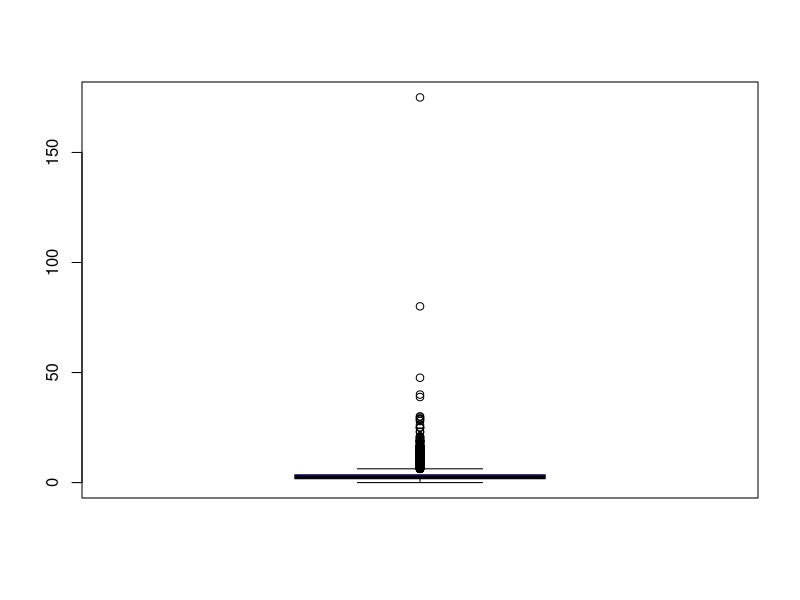
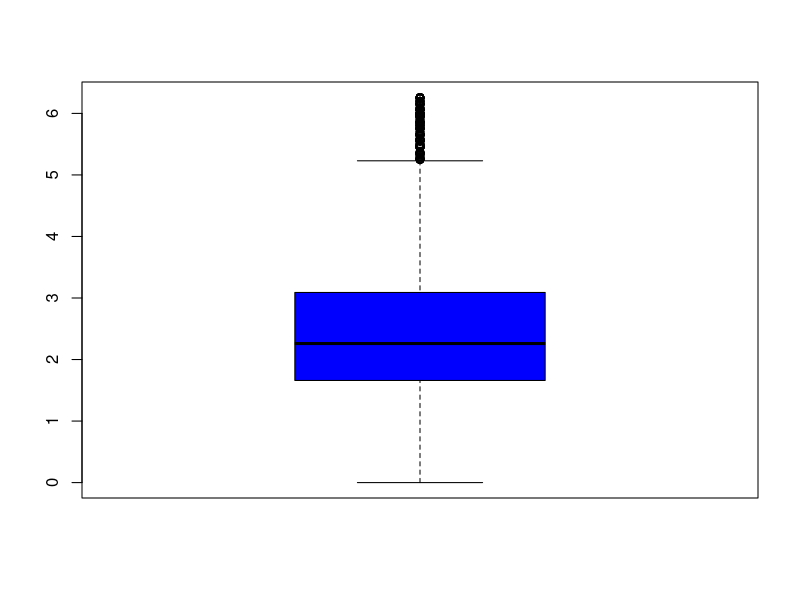
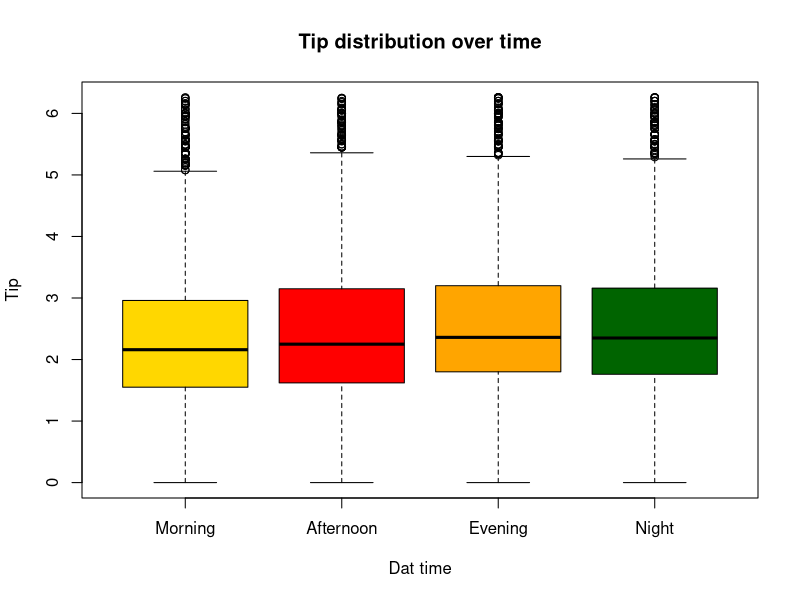
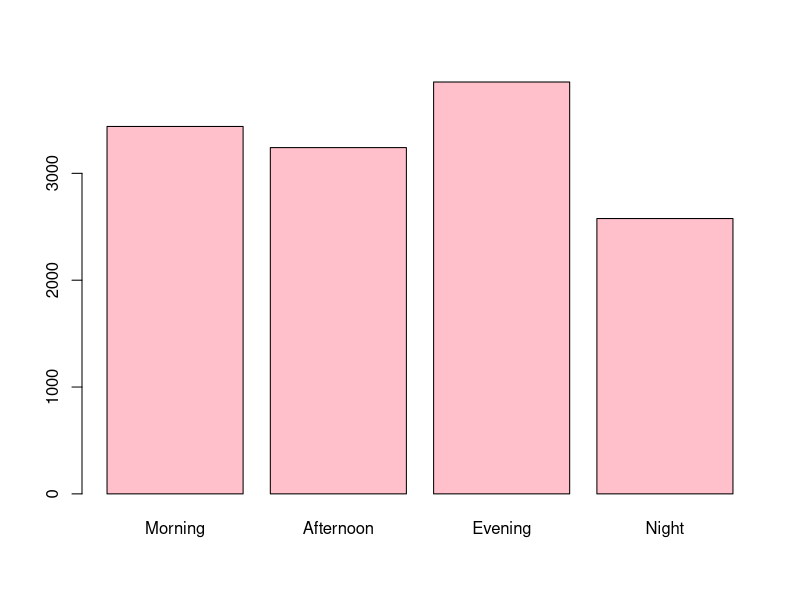
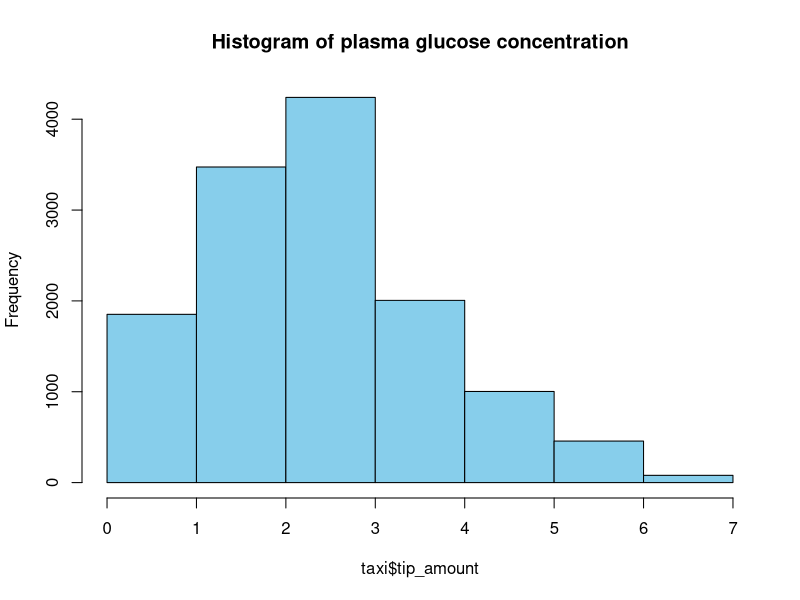
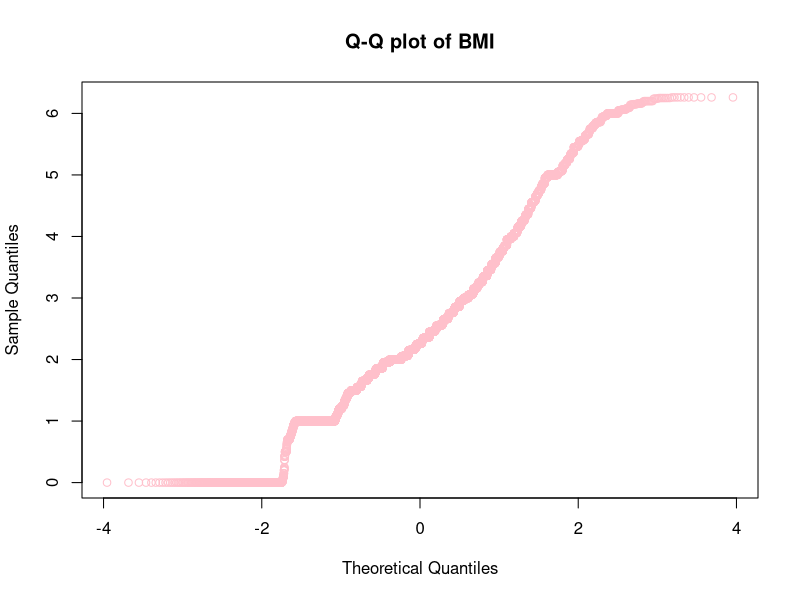
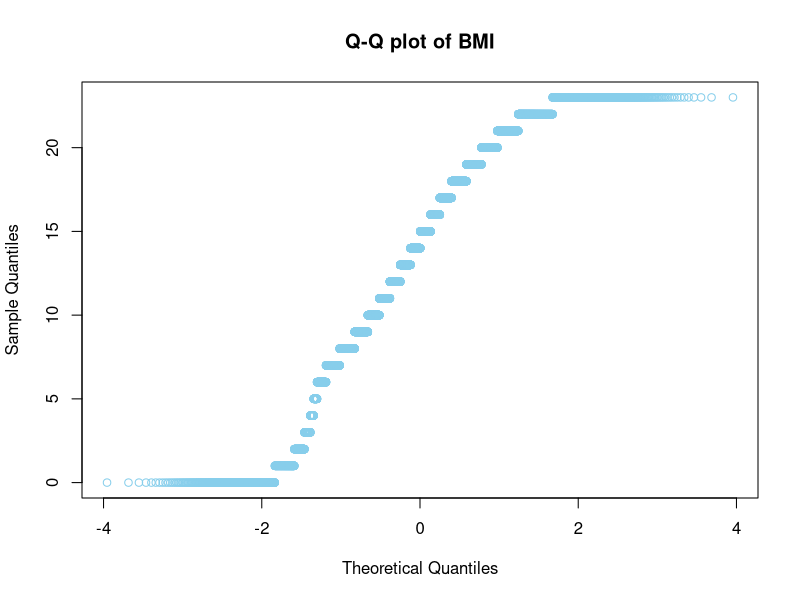

Generate these figures, in order, with R: (Note: this script raises an error after producing the figures.)
## ---- chunk 1
knitr::opts_chunk$set(echo = TRUE)
## ---- chunk 2
taxi <- read.csv(file = "trips_zones_20000.csv")
nrow(taxi)
taxi<-taxi[taxi$payment_type==1,]
nrow(taxi)
str(taxi)
head(taxi)
tz_boxplot <- boxplot(taxi$tip_amount, col = c("#0000FF"))
taxi <- taxi[ ! taxi$tip_amount %in% tz_boxplot$out, ]
tz_boxplot <- boxplot(taxi$tip_amount, col = c("#0000FF"))
taxi$tpep_pickup_date <- as.POSIXlt(as.character(taxi$tpep_pickup_datetime), format="%Y-%m-%d %H:%M:%S")
taxi$tpep_pickup_time <- format(taxi$tpep_pickup_date, format = "%H:%M:%S")
taxi$tpep_pickup_time1 <- format(strptime(taxi$tpep_pickup_time,"%H:%M:%S"),'%H')
taxi$tpep_pickup_time2 <- as.numeric(taxi$tpep_pickup_time1)
taxi$tpep_pickup_time3 <- ifelse(taxi$tpep_pickup_time2 >= 05 & taxi$tpep_pickup_time2 <= 11, "Morning",
            ifelse(taxi$tpep_pickup_time2 > 11 & taxi$tpep_pickup_time2 <= 16, "Afternoon",
            ifelse(taxi$tpep_pickup_time2 > 16 & taxi$tpep_pickup_time2 <= 21, "Evening", "Night")))
taxi$tpep_pickup_time3 <- as.factor(taxi$tpep_pickup_time3)
taxi$tpep_pickup_time3 <- ordered(taxi$tpep_pickup_time3, levels = c("Morning", "Afternoon", "Evening", "Night"))
str(taxi)
boxplot(tip_amount ~ tpep_pickup_time3, data = taxi,col = c("gold","red","orange","dark green"), main = "Tip distribution over time", xlab = "Dat time", ylab = "Tip" )
barplot(table(taxi$tpep_pickup_time3),col = c('pink'))
hist(taxi$tip_amount,     main = "Histogram of plasma glucose concentration",    col = c('skyblue'), breaks = seq(0,7,1))
qqnorm(taxi$tip_amount, main = "Q-Q plot of BMI", col = "pink")
qqnorm(taxi$tpep_pickup_time2, main = "Q-Q plot of BMI", col = "skyblue")

#shapiro.test(taxi$tip_amount)

normalize <- function(x) {
return ((x - min(x)) / (max(x) - min(x)))
}

taxi$tip_amount_norm<-normalize(taxi$tip_amount)

ad.test(taxi$tip_amount)
qqnorm(taxi$tip_amount, main = "Q-Q plot of BMI", col = "pink")
qqnorm(taxi$tip_amount_norm, main = "Q-Q plot of BMI", col = "pink")
hist(taxi$tip_amount_norm,     main = "Histogram of plasma glucose concentration",    col = c('skyblue'), breaks = seq(0,1,.1))
hist(taxi$tip_amount,     main = "Histogram of plasma glucose concentration",    col = c('skyblue'), breaks = seq(0,7,1))

anovaday = aov(tip_amount_norm ~ tpep_pickup_time3, data=taxi)
anovaday
names(anovaday)
summary(anovaday)
tukeyday <- TukeyHSD(anovaday)
tukeyday
plot(tukeyday)
